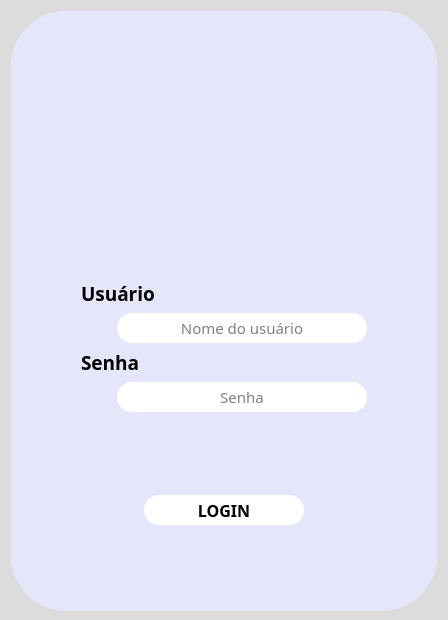
<?xml version="1.0" encoding="UTF-8"?>
<ui version="4.0">
 <class>Form</class>
 <widget class="QWidget" name="Form">
  <property name="geometry">
   <rect>
    <x>0</x>
    <y>0</y>
    <width>448</width>
    <height>620</height>
   </rect>
  </property>
  <property name="minimumSize">
   <size>
    <width>420</width>
    <height>620</height>
   </size>
  </property>
  <property name="maximumSize">
   <size>
    <width>854</width>
    <height>620</height>
   </size>
  </property>
  <property name="windowTitle">
   <string>Form</string>
  </property>
  <property name="styleSheet">
   <string notr="true">QWidget{
background-color: #dcdcdc;
}
QFrame{
background-color: #e6e6fa;
border-radius: 55px;
}
QLineEdit{
background-color: #ffffff;
border-radius: 15px;
color: black;
}
QPushButton{
background-color: #ffffff;
border-radius: 15px;
color: black;
font: 700;
}
QPushButton:hover{
background-color: #120a8f;
color: #ffffff;
}
QPushButton:pressed{
background-color: #111111;
color: #ffffff;
}</string>
  </property>
  <layout class="QHBoxLayout" name="horizontalLayout_5">
   <item>
    <widget class="QFrame" name="frame_principal">
     <property name="minimumSize">
      <size>
       <width>400</width>
       <height>600</height>
      </size>
     </property>
     <property name="frameShape">
      <enum>QFrame::StyledPanel</enum>
     </property>
     <property name="frameShadow">
      <enum>QFrame::Raised</enum>
     </property>
     <layout class="QVBoxLayout" name="verticalLayout">
      <item>
       <spacer name="verticalSpacer_4">
        <property name="orientation">
         <enum>Qt::Vertical</enum>
        </property>
        <property name="sizeHint" stdset="0">
         <size>
          <width>20</width>
          <height>40</height>
         </size>
        </property>
       </spacer>
      </item>
      <item>
       <layout class="QHBoxLayout" name="horizontalLayout_3">
        <item>
         <widget class="QLabel" name="label">
          <property name="text">
           <string/>
          </property>
         </widget>
        </item>
        <item>
         <widget class="QLabel" name="icon_login">
          <property name="minimumSize">
           <size>
            <width>100</width>
            <height>100</height>
           </size>
          </property>
          <property name="maximumSize">
           <size>
            <width>100</width>
            <height>100</height>
           </size>
          </property>
          <property name="text">
           <string/>
          </property>
          <property name="pixmap">
           <pixmap resource="icons_login_.qrc">:/icons_login/icons_login/icon_login.ico</pixmap>
          </property>
          <property name="scaledContents">
           <bool>true</bool>
          </property>
          <property name="alignment">
           <set>Qt::AlignCenter</set>
          </property>
         </widget>
        </item>
        <item>
         <widget class="QLabel" name="label_4">
          <property name="text">
           <string/>
          </property>
         </widget>
        </item>
       </layout>
      </item>
      <item>
       <spacer name="verticalSpacer_2">
        <property name="orientation">
         <enum>Qt::Vertical</enum>
        </property>
        <property name="sizeHint" stdset="0">
         <size>
          <width>20</width>
          <height>40</height>
         </size>
        </property>
       </spacer>
      </item>
      <item>
       <layout class="QHBoxLayout" name="horizontalLayout_4">
        <item>
         <spacer name="horizontalSpacer">
          <property name="orientation">
           <enum>Qt::Horizontal</enum>
          </property>
          <property name="sizeHint" stdset="0">
           <size>
            <width>40</width>
            <height>20</height>
           </size>
          </property>
         </spacer>
        </item>
        <item>
         <layout class="QGridLayout" name="layout_camposLogin">
          <item row="0" column="0">
           <widget class="QLabel" name="label_3">
            <property name="font">
             <font>
              <family>Segoe UI Variable Display</family>
             </font>
            </property>
            <property name="text">
             <string>&lt;html&gt;&lt;head/&gt;&lt;body&gt;&lt;p&gt;&lt;span style=&quot; font-size:14pt; font-weight:700;&quot;&gt;Usuário&lt;/span&gt;&lt;/p&gt;&lt;/body&gt;&lt;/html&gt;</string>
            </property>
           </widget>
          </item>
          <item row="1" column="0">
           <layout class="QHBoxLayout" name="horizontalLayout">
            <item>
             <widget class="QLabel" name="icon_user">
              <property name="minimumSize">
               <size>
                <width>30</width>
                <height>30</height>
               </size>
              </property>
              <property name="maximumSize">
               <size>
                <width>30</width>
                <height>30</height>
               </size>
              </property>
              <property name="text">
               <string/>
              </property>
              <property name="pixmap">
               <pixmap resource="icons_login_.qrc">:/icons_login/icons_login/icon_user.ico</pixmap>
              </property>
              <property name="scaledContents">
               <bool>true</bool>
              </property>
              <property name="alignment">
               <set>Qt::AlignCenter</set>
              </property>
             </widget>
            </item>
            <item>
             <widget class="QLineEdit" name="txt_nomeUser">
              <property name="minimumSize">
               <size>
                <width>250</width>
                <height>30</height>
               </size>
              </property>
              <property name="maximumSize">
               <size>
                <width>250</width>
                <height>30</height>
               </size>
              </property>
              <property name="font">
               <font>
                <family>Segoe UI Variable Display</family>
                <pointsize>11</pointsize>
               </font>
              </property>
              <property name="alignment">
               <set>Qt::AlignCenter</set>
              </property>
              <property name="placeholderText">
               <string>Nome do usuário</string>
              </property>
             </widget>
            </item>
           </layout>
          </item>
          <item row="3" column="0">
           <layout class="QHBoxLayout" name="horizontalLayout_2">
            <item>
             <widget class="QLabel" name="icon_cadeado">
              <property name="minimumSize">
               <size>
                <width>30</width>
                <height>30</height>
               </size>
              </property>
              <property name="maximumSize">
               <size>
                <width>30</width>
                <height>30</height>
               </size>
              </property>
              <property name="text">
               <string/>
              </property>
              <property name="pixmap">
               <pixmap resource="icons_login_.qrc">:/icons_login/icons_login/icon_cadeado.ico</pixmap>
              </property>
              <property name="scaledContents">
               <bool>true</bool>
              </property>
              <property name="alignment">
               <set>Qt::AlignCenter</set>
              </property>
             </widget>
            </item>
            <item>
             <widget class="QLineEdit" name="txt_senhaUser">
              <property name="minimumSize">
               <size>
                <width>250</width>
                <height>30</height>
               </size>
              </property>
              <property name="maximumSize">
               <size>
                <width>250</width>
                <height>30</height>
               </size>
              </property>
              <property name="font">
               <font>
                <family>Segoe UI Variable Display</family>
                <pointsize>11</pointsize>
               </font>
              </property>
              <property name="echoMode">
               <enum>QLineEdit::Password</enum>
              </property>
              <property name="alignment">
               <set>Qt::AlignCenter</set>
              </property>
              <property name="placeholderText">
               <string>Senha</string>
              </property>
             </widget>
            </item>
           </layout>
          </item>
          <item row="2" column="0">
           <widget class="QLabel" name="label_2">
            <property name="font">
             <font>
              <family>Segoe UI Variable Display</family>
             </font>
            </property>
            <property name="text">
             <string>&lt;html&gt;&lt;head/&gt;&lt;body&gt;&lt;p&gt;&lt;span style=&quot; font-size:14pt; font-weight:700;&quot;&gt;Senha&lt;/span&gt;&lt;/p&gt;&lt;/body&gt;&lt;/html&gt;</string>
            </property>
           </widget>
          </item>
         </layout>
        </item>
        <item>
         <spacer name="horizontalSpacer_2">
          <property name="orientation">
           <enum>Qt::Horizontal</enum>
          </property>
          <property name="sizeHint" stdset="0">
           <size>
            <width>40</width>
            <height>20</height>
           </size>
          </property>
         </spacer>
        </item>
       </layout>
      </item>
      <item>
       <spacer name="verticalSpacer">
        <property name="orientation">
         <enum>Qt::Vertical</enum>
        </property>
        <property name="sizeHint" stdset="0">
         <size>
          <width>20</width>
          <height>40</height>
         </size>
        </property>
       </spacer>
      </item>
      <item alignment="Qt::AlignHCenter">
       <widget class="QPushButton" name="btn_login">
        <property name="minimumSize">
         <size>
          <width>160</width>
          <height>30</height>
         </size>
        </property>
        <property name="maximumSize">
         <size>
          <width>160</width>
          <height>30</height>
         </size>
        </property>
        <property name="font">
         <font>
          <family>Segoe UI Variable Display</family>
          <pointsize>12</pointsize>
          <italic>false</italic>
          <bold>true</bold>
         </font>
        </property>
        <property name="cursor">
         <cursorShape>PointingHandCursor</cursorShape>
        </property>
        <property name="layoutDirection">
         <enum>Qt::RightToLeft</enum>
        </property>
        <property name="autoFillBackground">
         <bool>false</bool>
        </property>
        <property name="text">
         <string>LOGIN</string>
        </property>
        <property name="icon">
         <iconset resource="icons_login_.qrc">
          <normaloff>:/icons_login/icons_login/login_btn.ico</normaloff>:/icons_login/icons_login/login_btn.ico</iconset>
        </property>
        <property name="iconSize">
         <size>
          <width>24</width>
          <height>24</height>
         </size>
        </property>
       </widget>
      </item>
      <item>
       <spacer name="verticalSpacer_3">
        <property name="orientation">
         <enum>Qt::Vertical</enum>
        </property>
        <property name="sizeHint" stdset="0">
         <size>
          <width>20</width>
          <height>40</height>
         </size>
        </property>
       </spacer>
      </item>
     </layout>
    </widget>
   </item>
  </layout>
 </widget>
 <tabstops>
  <tabstop>txt_nomeUser</tabstop>
  <tabstop>txt_senhaUser</tabstop>
  <tabstop>btn_login</tabstop>
 </tabstops>
 <resources>
  <include location="icons_login_.qrc"/>
 </resources>
 <connections/>
</ui>
